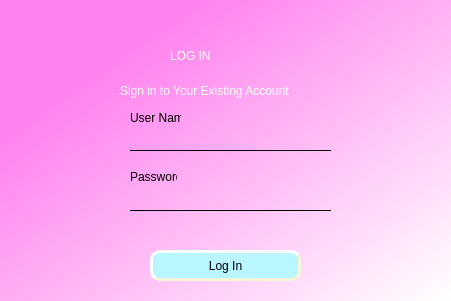
<?xml version="1.0" encoding="UTF-8"?>
<ui version="4.0">
 <class>Dialog</class>
 <widget class="QDialog" name="Dialog">
  <property name="geometry">
   <rect>
    <x>0</x>
    <y>0</y>
    <width>451</width>
    <height>301</height>
   </rect>
  </property>
  <property name="windowTitle">
   <string>Dialog</string>
  </property>
  <widget class="QWidget" name="widget" native="true">
   <property name="geometry">
    <rect>
     <x>0</x>
     <y>0</y>
     <width>451</width>
     <height>301</height>
    </rect>
   </property>
   <property name="styleSheet">
    <string notr="true">QWidget#widget{
background-color :qlineargradient(spread:pad, x1:0.19346, y1:0.233, x2:1, y2:1, stop:0 rgba(255, 128, 238, 255), stop:1 rgba(255, 255, 255, 255))
}
</string>
   </property>
   <widget class="QLabel" name="welcome">
    <property name="geometry">
     <rect>
      <x>170</x>
      <y>40</y>
      <width>101</width>
      <height>31</height>
     </rect>
    </property>
    <property name="styleSheet">
     <string notr="true">
font: 75 20pt &quot;MS Serif&quot;;
color: white;</string>
    </property>
    <property name="text">
     <string>LOG IN</string>
    </property>
   </widget>
   <widget class="QLabel" name="signin">
    <property name="geometry">
     <rect>
      <x>120</x>
      <y>80</y>
      <width>221</width>
      <height>21</height>
     </rect>
    </property>
    <property name="styleSheet">
     <string notr="true">font: 63 9pt &quot;Lucida Sans Typewriter&quot;;
color: white;</string>
    </property>
    <property name="text">
     <string>Sign in to Your Existing Account</string>
    </property>
   </widget>
   <widget class="QPushButton" name="login">
    <property name="geometry">
     <rect>
      <x>150</x>
      <y>250</y>
      <width>151</width>
      <height>31</height>
     </rect>
    </property>
    <property name="styleSheet">
     <string notr="true">border-style: outset;
border-width: 3px;
font:  8pt &quot;Arial Black&quot;;
border-radius: 10px;
border-color: beige;
background-color: rgb(185, 246, 255);
</string>
    </property>
    <property name="text">
     <string>Log In</string>
    </property>
   </widget>
   <widget class="QLineEdit" name="username">
    <property name="geometry">
     <rect>
      <x>130</x>
      <y>130</y>
      <width>201</width>
      <height>21</height>
     </rect>
    </property>
    <property name="styleSheet">
     <string notr="true">	text-transform: capitalize;
	font: 12pt &quot;MS Reference Sans Serif&quot;;
    width: 100%;
    box-sizing: border-box;
    outline: none;
    border: none;
    border-bottom: 1px solid #000000;
    color: #07315B;
	background-color:transparent;</string>
    </property>
   </widget>
   <widget class="QLabel" name="label_1">
    <property name="geometry">
     <rect>
      <x>130</x>
      <y>110</y>
      <width>51</width>
      <height>16</height>
     </rect>
    </property>
    <property name="text">
     <string>User Name</string>
    </property>
   </widget>
   <widget class="QLabel" name="label_2">
    <property name="geometry">
     <rect>
      <x>130</x>
      <y>170</y>
      <width>47</width>
      <height>13</height>
     </rect>
    </property>
    <property name="text">
     <string>Password</string>
    </property>
   </widget>
   <widget class="QLabel" name="error">
    <property name="geometry">
     <rect>
      <x>130</x>
      <y>220</y>
      <width>201</width>
      <height>16</height>
     </rect>
    </property>
    <property name="styleSheet">
     <string notr="true">color: rgb(255, 0, 0);
font: 75 10pt &quot;Yu Gothic&quot;;</string>
    </property>
    <property name="text">
     <string/>
    </property>
   </widget>
   <widget class="QLineEdit" name="password">
    <property name="geometry">
     <rect>
      <x>130</x>
      <y>190</y>
      <width>201</width>
      <height>21</height>
     </rect>
    </property>
    <property name="styleSheet">
     <string notr="true">	text-transform: capitalize;
	font: 12pt &quot;MS Reference Sans Serif&quot;;
    width: 100%;
    box-sizing: border-box;
    outline: none;
    border: none;
    border-bottom: 1px solid #000000;
    color: #07315B;
	background-color:transparent;</string>
    </property>
   </widget>
  </widget>
 </widget>
 <resources/>
 <connections/>
</ui>
